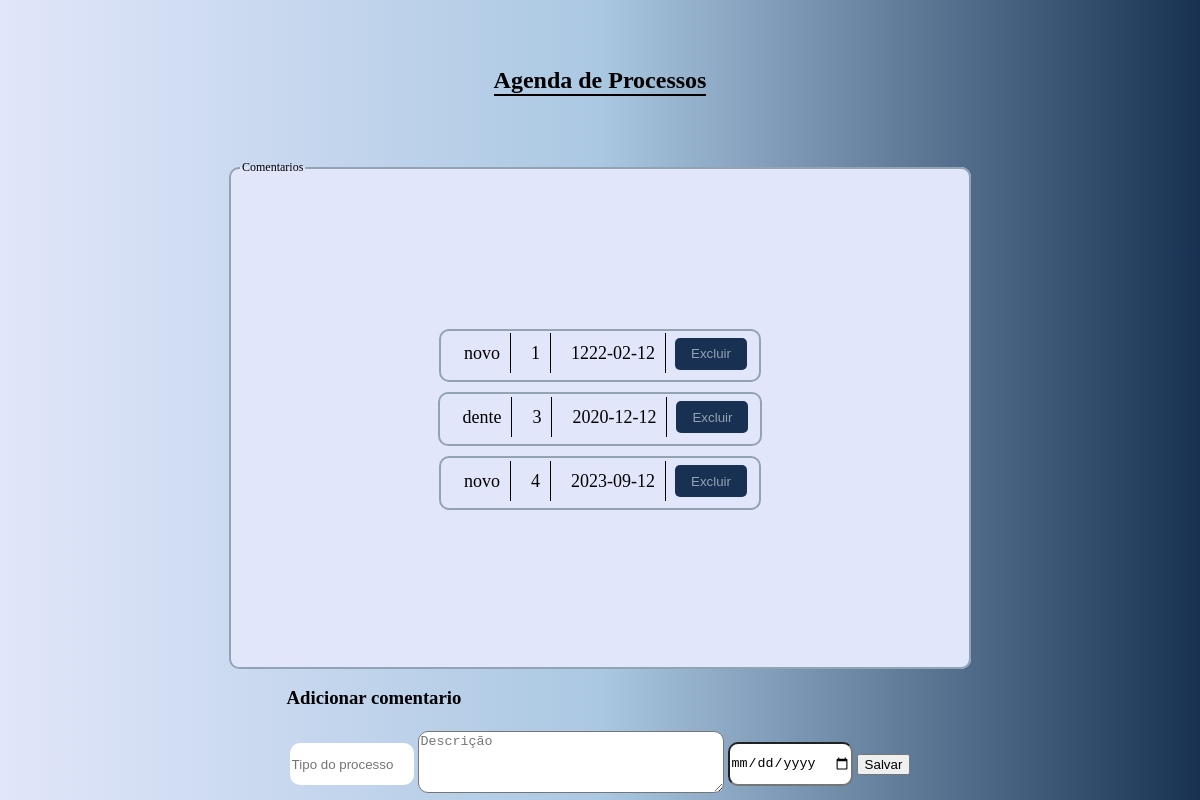
/CORPOS/agenda.php?CPF=06188144183, run on the app's committed database.
### tables this page shows
CREATE TABLE `processo` (
  `idProcesso` int(11) NOT NULL,
  `tipoProcesso` varchar(50) DEFAULT NULL,
  `descricao` varchar(100) DEFAULT NULL,
  `data_marcada` date DEFAULT NULL,
  `fk_Cliente_cpf` varchar(11) DEFAULT NULL
);

### CORPOS/agenda.php (the view, shortened to what this page needs)
<!DOCTYPE html>
<html lang="en">
<head>
    <link rel="stylesheet" href="../ESTILOS/agenda.css">
</head>
<body>
    <div class="container">
        <header>
            <div class="titulo">
                <h2>Agenda de Processos</h2>
            </div>
        </header>
        <div class="telaDireita">
            <fieldset class="tabelaPegar">
                <legend>Comentarios</legend>
                <?php
                include_once "PHPconfig.php";
                $cpf = $_GET["CPF"];
                $sql = "SELECT * FROM processo WHERE fk_Cliente_cpf = '$cpf';";
                $result = $conn -> query($sql);
                while($processo = $result->fetch_assoc()){
                    $tipoProcesso = $processo["tipoProcesso"];
                    $descricao   = $processo["descricao"];
                    $data = $processo["data_marcada"];
                    echo "<fieldset>";
                    echo "<table>";
                    echo "<form action='PHPcomentar_deletar.php' method='POST'>";
                    echo "<td><label class='labelProcesso'>$tipoProcesso</label></td>";
                    echo "<td><input class='inputProcesso' type='hidden' value='$tipoProcesso' name='tipoProcesso' placeholder='Tipo do processo'></td>";
                    echo "<td><label class='labelProcesso'>$descricao</label></td>";
                    echo "<td><input class='inputArea' type='hidden' value='$descricao' name='descricao' placeholder='$descricao'></td>";
                    echo "<td><label class='labelProcesso'>$data</label></td>";
                    echo "<td><input class='inputData' type='hidden' value='$data' name='data'></td>";
                    echo "<td><button class='botaoExcluir' type='submit'>Excluir</button></td>";
                    echo "</form>";
                    echo "</table>";
                    echo "</fieldset>";
                }
                ?>
            </fieldset>
            <div class='tabelaCriar'>
                <?php
                echo "<h3>Adicionar comentario</h3>";
                echo "<form action='PHPcomentar.php' method='POST'>";
                echo "<table>";
                echo "<td><input class='inputProcesso' type='text' value='' name='tipoProcesso' placeholder='Tipo do processo'></td>";
                echo "<td><textarea class='inputArea' type='text' value='' name='descricao' placeholder='Descrição'></textarea></td>";
                echo "<td><input class='inputData' type='date' value='' name='data'></td>";
                echo "<td><button>Salvar</button></td>";
                echo "</table>";
                echo "</form>";
                ?>
        </div>
        </div>
    </div>
</body>
</html>

### ESTILOS/agenda.css (style rules this page uses)
body { padding: 0; margin: 0; }
.container { display: grid; grid-template-columns: 50vw 50vw; grid-template-rows: 20vh 80vh; grid-template-areas: "h h" "d d"; }
header { grid-area: h; }
.titulo { display: flex; justify-content: center; align-items: center; width: 100%; height: 100%; background-image: linear-gradient(to right,#E1E6FA,#ABC8E2, #183152 ); }
.titulo > h2 { box-shadow: 0px 2px; font-size: 2vw; }
.telaDireita { grid-area: d; display: flex; justify-content: center; align-items: center; background-image: linear-gradient(to right,#E1E6FA,#ABC8E2, #183152 ); flex-direction: column; }
.tabelaPegar { overflow: auto; height: 70vh; width: 60vw; background-color: #E1E6FA; display: flex; flex-direction: column; justify-content: center; align-items: center; }
.tabelaPegar > fieldset { margin: 5px; }
.inputData { width: 10vw; border-radius: 10px; height: 5vh; }
.inputProcesso { width: 10vw; height: 5vh; border-radius: 10px; border: none; }
.labelProcesso { font-size: 1.5vw; border-right: 0.1vw solid black; margin: 1px; padding: 10px; }
.inputArea { width: 25vw; height: 7vh; border-radius: 10px; }
fieldset { border: 2.5px solid #92a3b3; border-radius: 10px; font-size: 1vw; }
.botaoExcluir { color: #92a3b3; background-color: #183152; border: none; border-radius: 5px; width: 6vw; height: 4vh; }

### data on the page
processo: tipoProcesso "novo", descricao "1", data_marcada "1222-02-12"
processo: tipoProcesso "dente", descricao "3", data_marcada "2020-12-12"
processo: tipoProcesso "novo", descricao "4", data_marcada "2023-09-12"
